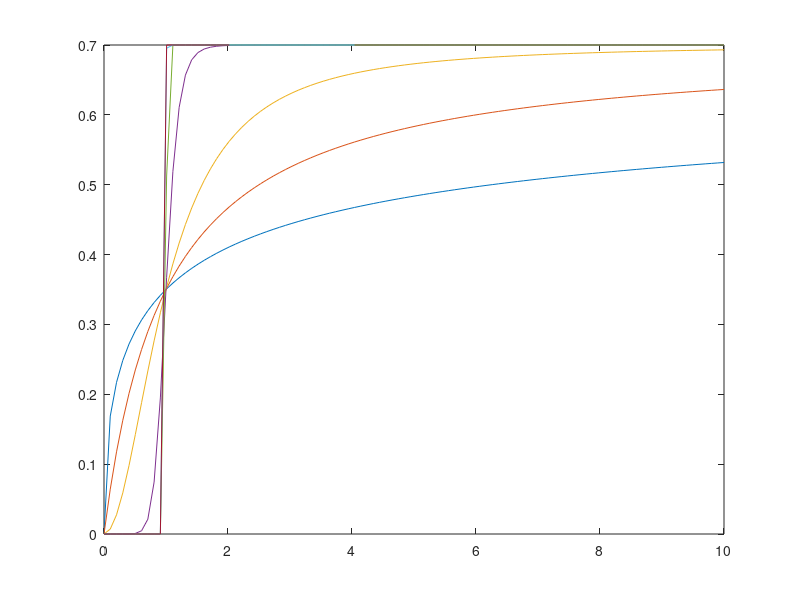

Source code (MATLAB):
c = linspace(0,10);
Rmax = 0.7;
c50 = 1;
b=0;
figure
for n = [0.5,1,2,10,100,500,1000]
r = (Rmax*c.^n)./(c.^n+c50.^n)+b;
plot(c,r);
hold on
end
hold off